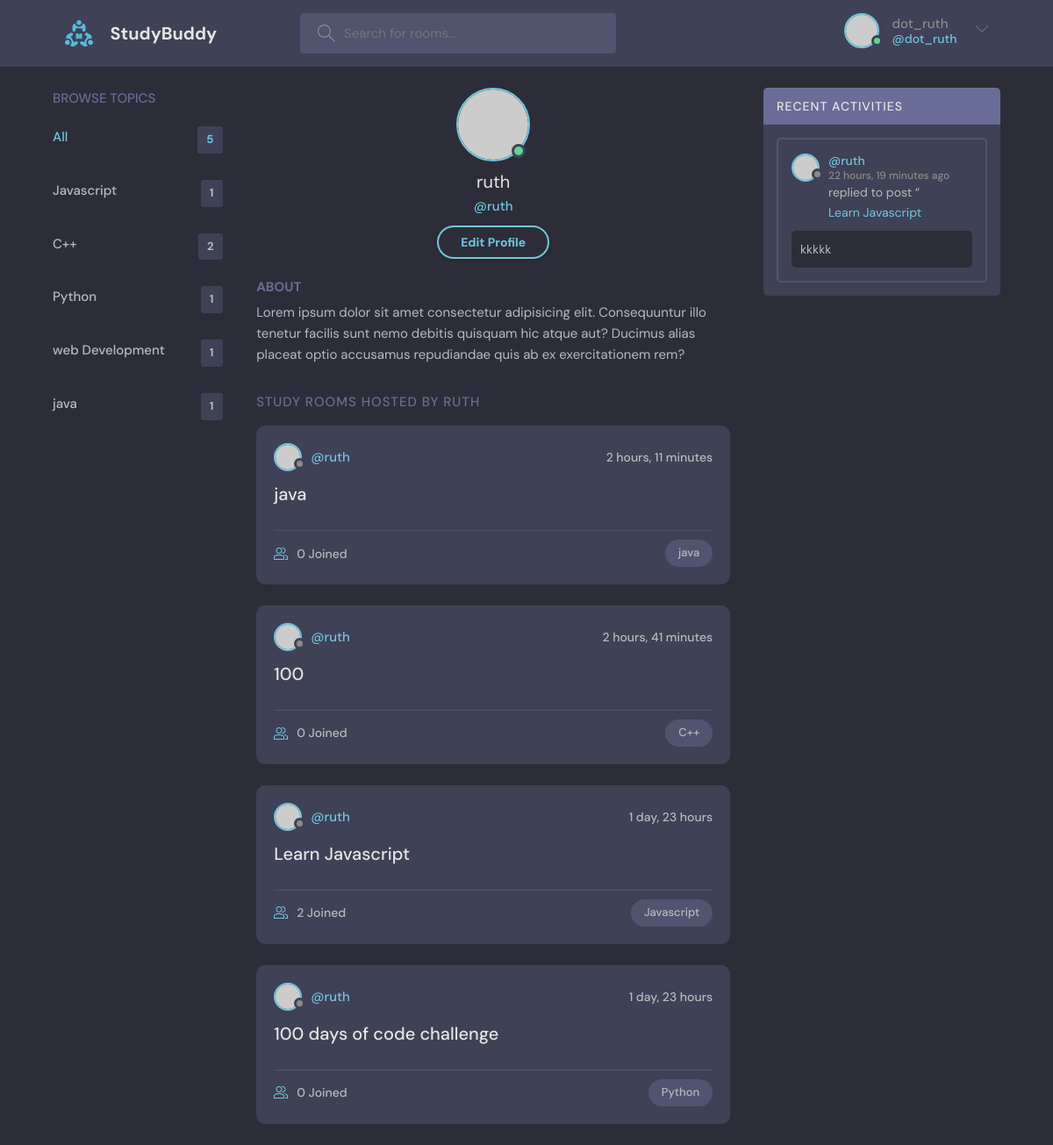
The app's page /user-profile/1/ (signed in) with its own data.
### base/models.py (models this page shows, shortened)
class Topic(models.Model):
    name = models.CharField(max_length=200)
    def __str__(self):
        return self.name

class Room(models.Model):
    host = models.ForeignKey(User, on_delete=models.SET_NULL, null=True)
    topic = models.ForeignKey(Topic, on_delete=models.SET_NULL, null=True)
    name = models.CharField(max_length=200)
    description = models.TextField(null=True, blank=True)
    participants = models.ManyToManyField(
        User, related_name='participants', blank=True)
    updated = models.DateTimeField(auto_now=True)
    created = models.DateTimeField(auto_now_add=True)
    class Meta:
        ordering = ['-updated', '-created']
    def __str__(self):
        return self.name

class Message(models.Model):
    user = models.ForeignKey(User, on_delete=models.CASCADE)
    room = models.ForeignKey(Room, on_delete=models.CASCADE)
    body = models.TextField()
    updated = models.DateTimeField(auto_now=True)
    created = models.DateTimeField(auto_now_add=True)
    class Meta:
        ordering = ['-updated', '-created']

### base/views.py (the view)
# urls.py: path('user-profile/<str:pk>/', views.userprofile, name="user-profile"),
def userprofile(request, pk):
    user = User.objects.get(id=pk)
    rooms = user.room_set.all()
    room_message = user.message_set.all()
    topics = Topic.objects.all()
    context = {'user': user, 'rooms': rooms,
               'room_message': room_message, 'topics': topics}
    return render(request, 'base/profile.html', context)

### base/templates/base/profile.html
{% extends 'main.html' %}
{% block content %}
  <main class="profile-page layout layout--3">
    <div class="container">
      {% include 'base/topics_component.html'%}
      <div class="roomList">
        <div class="profile">
          <div class="profile__avatar">
            <div class="avatar avatar--large active">
              <img src="https://randomuser.me/api/portraits/men/11.jpg" />
            </div>
          </div>
          <div class="profile__info">
            <h3>{{user.username}}</h3>
            <p>@{{user.username}}</p>
            <a href="edit-user.html" class="btn btn--main btn--pill">Edit Profile</a>
          </div>
          <div class="profile__about">
            <h3>About</h3>
            <p>
              Lorem ipsum dolor sit amet consectetur adipisicing elit. Consequuntur illo tenetur
              facilis sunt nemo debitis quisquam hic atque aut? Ducimus alias placeat optio
              accusamus repudiandae quis ab ex exercitationem rem?
            </p>
          </div>
        </div>
        <div class="roomList__header">
          <div>
            <h2>Study Rooms Hosted by {{user.username}}</a>
            </h2>
          </div>
        </div>
        {% include 'base/feed_component.html'%}
      </div>
      {% include 'base/activities_component.html'%}
    </div>
  </main>
  {% endblock content %}

### templates/navbar.html (shortened to what this page needs)
{% load static %}
<header class="header header--loggedIn">
   <div class="container">
     <a href="/" class="header__logo">
       <img src="{% static 'Images/logo.svg' %}" />
       <h1>StudyBuddy</h1>
     </a>
     <form class="header__search" method="GET" action="{% url 'home' %}">
       <label>
         <input placeholder="Search for rooms..." name="q" />
       </label>
     </form>
     <nav class="header__menu">
      {% if request.user.is_authenticated %}
       <div class="header__user">
         <a href="{% url 'user-profile' user.id%}">
           <div class="avatar avatar--medium active">
             <img src="https://randomuser.me/api/portraits/men/37.jpg" />
           </div>
           <p>{{request.user}} <span>@{{request.user}}</span></p>
         </a>
         <button class="dropdown-button">
           <svg version="1.1" xmlns="http://www.w3.org/2000/svg" width="32" height="32" viewBox="0 0 32 32">
             <title>chevron-down</title>
             <path d="M16 21l-13-13h-3l16 16 16-16h-3l-13 13z"></path>
           </svg>
         </button>
       </div>
       {% else %}
       <a href="{% url 'login' %}">
         <img src="{% static 'Images/avatar.svg' %}" />
         <p>Login</p>
       </a>
       {% endif %}
     </nav>
   </div>
 </header>

### base/templates/base/topics_component.html
<div class="topics">
    <div class="topics__header">
      <h2>Browse Topics</h2>
    </div>
    <ul class="topics__list">
      <li>
        <a href="{% url 'home'%}" class="active">All <span>{{topics.count}}</span></a>
      </li>
      {% for topic in topics%}
      <li>
        <a href="{% url 'home'%}?q={{topic.name}}">{{topic.name}} <span>{{topic.room_set.all.count}}</span></a>
      </li>
      {% endfor %}
    </ul>
  </div>

### base/templates/base/feed_component.html (shortened to what this page needs)
{% for room in rooms %}
<div class="roomListRoom">
    <div class="roomListRoom__header">
      <a href="{% url 'user-profile' room.host.id%}" class="roomListRoom__author">
        <div class="avatar avatar--small">
          <img src="https://randomuser.me/api/portraits/women/11.jpg" />
        </div>
        <span>@{{room.host.username}}</span>
      </a>
      <div class="roomListRoom__actions">
        <span>{{room.created|timesince}}</span>
      </div>
    </div>
    <div class="roomListRoom__content">
      <a href="{% url 'room' room.id %}">{{room.name}}</a>
    </div>
    <div class="roomListRoom__meta">
      <a href="{% url 'room' room.id %}" class="roomListRoom__joined">
        {{room.participants.all.count}} Joined
      </a>
      <p class="roomListRoom__topic">{{room.topic}}</p>
    </div>
  </div>
{% endfor %}

### base/templates/base/activities_component.html (shortened to what this page needs)
<div class="activities">
        <div class="activities__header">
          <h2>Recent Activities</h2>
        </div>
        {% for message in room_message %}
        <div class="activities__box">
          <div class="activities__boxHeader roomListRoom__header">
            <a href="{% url 'user-profile' message.user.id %}" class="roomListRoom__author">
              <div class="avatar avatar--small">
                <img src="https://randomuser.me/api/portraits/women/11.jpg" />
              </div>
              <p>
                @{{message.user}}
                <span>{{message.created|timesince}} ago</span>
              </p>
            </a>
          </div>
          <div class="activities__boxContent">
            <p>replied to post “<a href="{% url 'room' message.room.id%}">{{message.room}}</a></p>
            <div class="activities__boxRoomContent">
                {{message.body}}
            </div>
          </div>
        </div>
        {% endfor %}
      </div>

### records on screen
Topic: name "Javascript", room_set.all.count "1"
Topic: name "C++", room_set.all.count "2"
Topic: name "Python", room_set.all.count "1"
Topic: name "web Development", room_set.all.count "1"
Topic: name "java", room_set.all.count "1"
Room: host.username "ruth", created "2 hours, 11 minutes", name "java", participants.all.count "0", topic "java"
Room: host.username "ruth", created "2 hours, 41 minutes", name "100", participants.all.count "0", topic "C++"
Room: host.username "ruth", created "1 day, 23 hours", name "Learn Javascript", participants.all.count "2", topic "Javascript"
Room: host.username "ruth", created "1 day, 23 hours", name "100 days of code challenge", participants.all.count "0", topic "Python"
Message: user "ruth", created "22 hours, 19 minutes", room "Learn Javascript", body "kkkkk"

### other values on screen
{{ request.user }} "dot_ruth"
{{ topics.count }} "5"
{{ user.username }} "ruth"
{{ user.username }} "RUTH"
